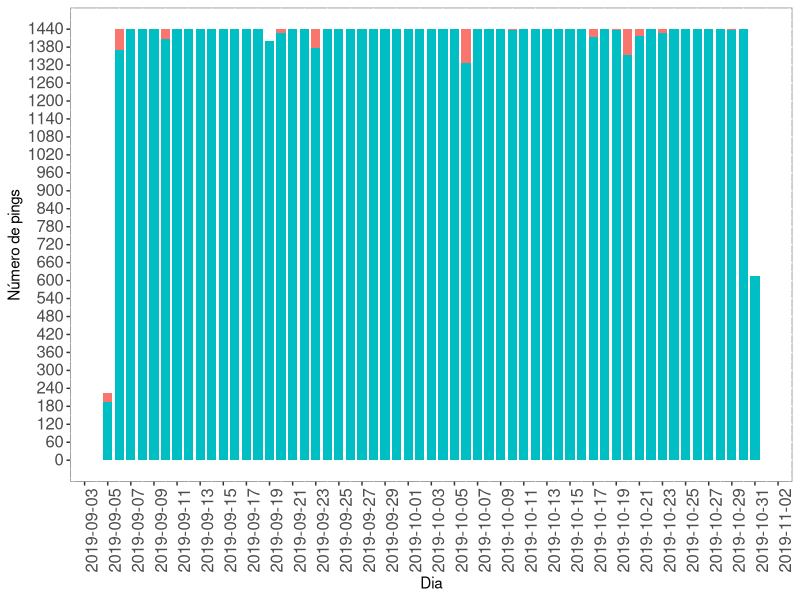
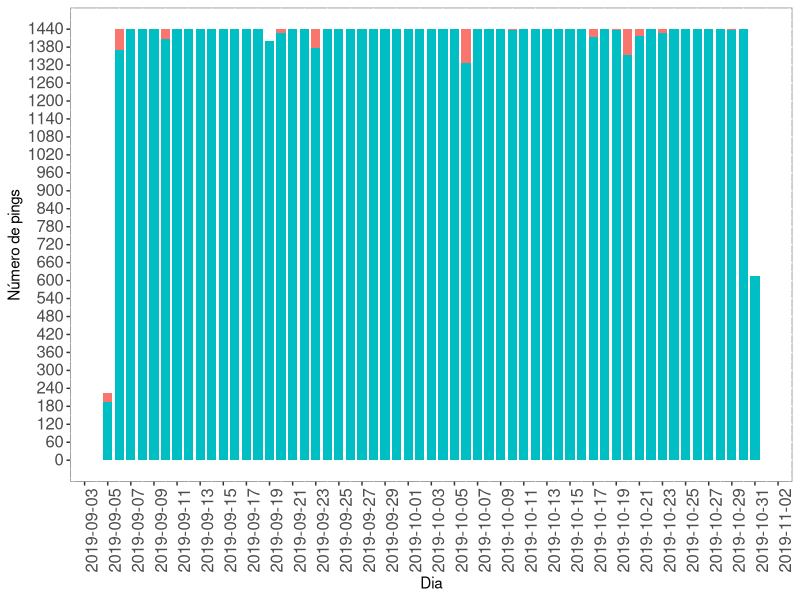

Source code (R) for these figures, in order:

library(tidyverse) 

read.csv('RES_ping.csv') |>
    tibble::as_tibble() |>
    dplyr::slice(1:80000) ->
    pings

pings$periodo <- as.Date(pings$periodo)

pings$status <- NA
pings[pings$online == TRUE, 'status']  <- 'online'
pings[pings$online == FALSE, 'status']  <- 'offline'
pings$online <- NULL

pings |> 
    dplyr::group_by(periodo) |> 
    dplyr::count(status) -> 
    pings2

ggplot(pings2, aes(x = periodo, y = n)) + 
    geom_col(aes(fill = status), width = .8) +
    scale_y_continuous(limits = c(0, 1440), breaks = seq(0, 1440, by = 60)) +
    scale_x_date(date_breaks = "2 days") +
    xlab("Dia") + 
    ylab("Número de pings") +
    theme(
          axis.text.x = element_text(angle = 90, hjust = 1, size = 12),
          axis.text.y = element_text(angle = 0, vjust = 0.4, hjust = 1, size = 12),
          panel.grid.major.x = element_blank(),
          legend.position = "none",
          panel.background = element_rect(fill = "white", colour = "grey50")
   ) 

ggsave('pings_res.png')

